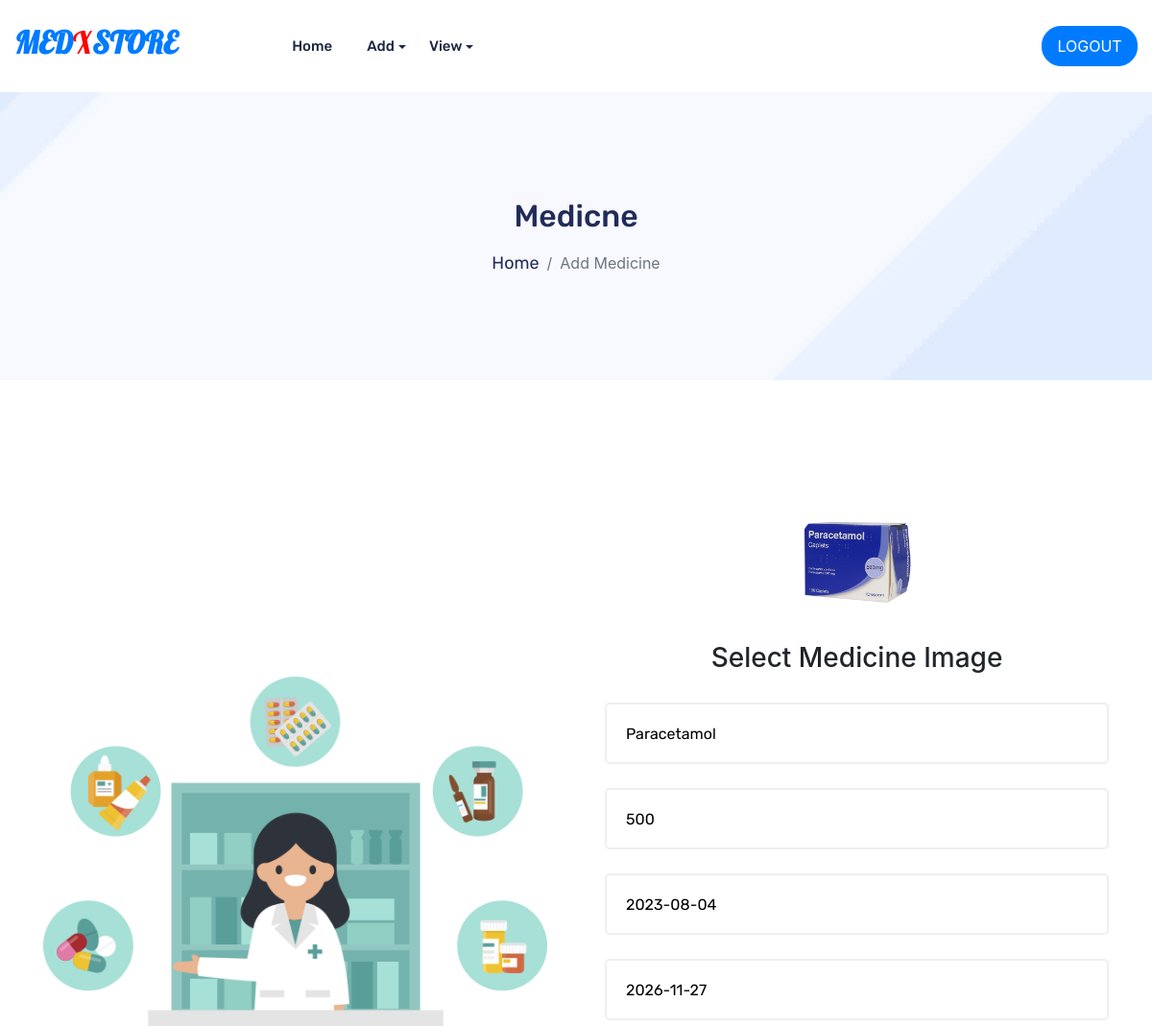
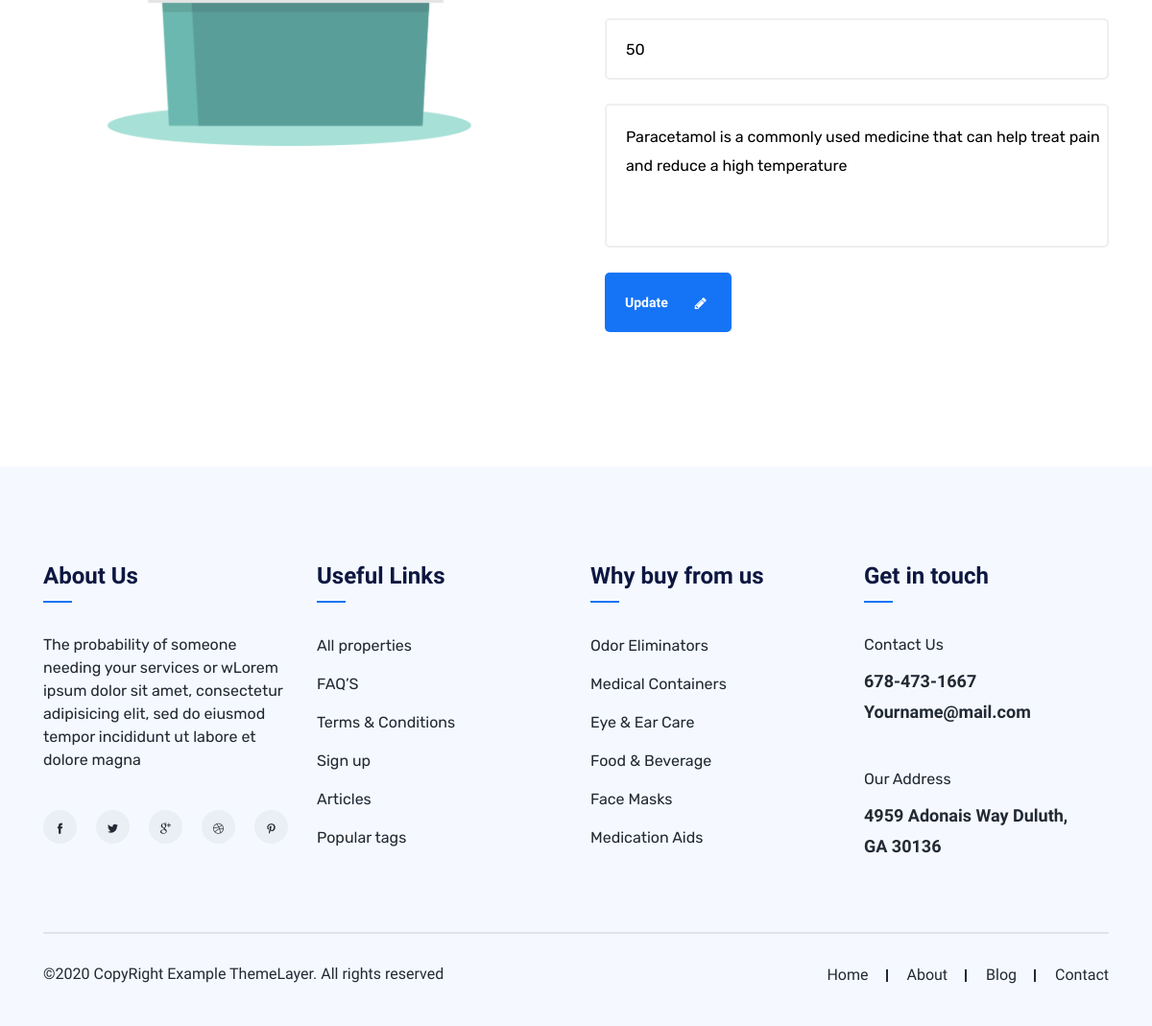
The page /SHOP/updateMedicine.php?id=1 (signed in) on the database its author committed (2 pictures, top to bottom).
### tables this page shows
CREATE TABLE `medicine` (
  `med_id` int(11) NOT NULL AUTO_INCREMENT,
  `name` varchar(100) NOT NULL,
  `dose` varchar(100) NOT NULL,
  `mfgdate` varchar(100) NOT NULL,
  `expdate` varchar(100) NOT NULL,
  `rate` varchar(100) NOT NULL,
  `stock` varchar(100) NOT NULL,
  `desc` varchar(300) NOT NULL,
  `shopid` varchar(100) NOT NULL,
  `image` varchar(100) NOT NULL,
  PRIMARY KEY (`med_id`)
);

### SHOP/updateMedicine.php (the view, shortened to what this page needs)
<?php
include 'shopHeader.php';
include '../DBConnection/dbconnection.php';
?>
<div class="slider">
    <div class="container">
        <div class="row">
            <div class="col-md-12">
                <div class="slider-title ">
                    <h2 class="title">Medicne</h2>
                </div>
                <nav aria-label="breadcrumb">
                    <ol class="breadcrumb slider-breadcrumb">
                        <li class="breadcrumb-item"><a href="shopHome.php">Home</a></li>
                        <li class="breadcrumb-item active" aria-current="page">Add Medicine</li>
                    </ol>
                </nav>
            </div>
        </div>
    </div>
</div>
<?php
$med_id = $_GET['id'];
$query = "SELECT * FROM `medicine` WHERE `med_id`='$med_id'";
$result = $conn->query($query);
if ($result->num_rows > 0) {
    $data = $result->fetch_assoc();
?>
    <div class="contact-form-area">
        <div class="container">
            <div class="row align-items-center">
                <div class="col-lg-6 col-md-12">
                    <div class="contact-form-image">
                        <img src="../assets/images/contact-big1.png" alt="img">
                    </div>
                </div>
                <div class="col-lg-6 col-md-12">
                    <div class="contact-form">
                        <form class="form-details" method="post" enctype="multipart/form-data">
                            <div class="image-upload text-center" style="margin-bottom: 30px">
                                <label for="file-input">
                                    <img id="img" src="../assets/image/<?php echo $data['image'] ?>" alt="Upload Image" style="margin: auto" />
                                </label>
                                <h3>Select Medicine Image</h3>
                            </div>
                            <input type="text" placeholder="Name" class="form-control-text" value="<?php echo $data['name'] ?>" required pattern="[a-z A-Z]+" name="name" title="Medicine Name">
                            <input type="text" placeholder="Dose" class="form-control-text" pattern="[0-9]+" required value="<?php echo $data['dose'] ?>" name="dose" title="Dose">
                            <input type="text" class="form-control-text" required name="mfgdate" value="<?php echo $data['mfgdate'] ?>" placeholder="Manufactured Date" title="Manufactured Date">
                            <input type="text" class="form-control-text" required name="expdate" value="<?php echo $data['expdate'] ?>" placeholder="Expiry Date" title="Expiry date">
                            <input type="text" placeholder="Price" class="form-control-text" pattern="[0-9]+" required value="<?php echo $data['rate'] ?>" name="price" title="Price">
                            <textarea placeholder="Description" title="Description" class="form-control-textarea" name="desc" required><?php echo $data['desc'] ?></textarea>
                            <button type="submit" class="btn btn-Shop Message" name="updateMed">Update<i class="fa fa-pencil" aria-hidden="true"></i></button>
                        </form>
                    </div>
                </div>
            </div>
        </div>
    </div>
<?php
} else {
    echo "<script>alert('No Data')";
} ?>
<?php
include '../COMMON/commonFooter.php';
?>

### assets/css/style.css (style rules this page uses)
.btn-Shop { font-size: 14px; font-weight: 700; line-height: 30px; color: #fff; font-family: "Heebo", sans-serif; background-color: #1574f6; border-radius: 5px; padding: 8px 65px 8px 30px; position: relative; -webkit-transition: all .3s ease; transition: all .3s ease; }
.btn-Shop i { position: absolute; top: 17px; right: 30px; }
.slider { background: url("../images/slider.bg1.jpg"); padding: 110px 0; background-size: cover; background-repeat: no-repeat; background-position: center; }
.slider-title { font-size: 37px; line-height: 69px; color: #212c59; font-weight: 700; font-family: "Rubik", sans-serif; text-align: center; text-transform: capitalize; margin-bottom: 17px; }
.slider-breadcrumb { background-color: transparent; -webkit-box-pack: center; -ms-flex-pack: center; justify-content: center; -webkit-box-align: center; -ms-flex-align: center; align-items: center; margin: 0; padding: 0; }
.slider-breadcrumb a { font-size: 18px; line-height: 0; color: #212c59; font-weight: 400; font-family: "Rubik", sans-serif; }
.contact-form-area { padding: 115px 0 140px; }
.contact-form-image { margin-right: 15px; }
.contact-form-image img { max-width: 100%; width: 100%; }
.contact-form { margin-left: 15px; }
.contact-form .form-details .form-control-text { width: 100%; height: 64px; border-radius: 5px; margin-bottom: 25px; outline: none; border: 2px solid #efefef; padding-left: 20px; line-height: 30px; font-weight: 400; font-family: "Rubik"; font-size: 16px; }
.contact-form .form-details .form-control-textarea { width: 100%; min-height: 150px; border-radius: 5px; margin-bottom: 20px; outline: none; border: 2px solid #efefef; padding-left: 20px; line-height: 30px; font-weight: 400; font-family: "Rubik"; font-size: 16px; resize: none; padding-top: 18px; }
.contact-form .form-details .Message { padding: 15px 65px 15px 20px; position: relative; }
.contact-form .form-details .Message i { position: absolute; top: 24px; right: 25px; }

### SHOP/updateMedicine.php (style rules this page uses)
#img { cursor: pointer; height: 150px; width: 150px; padding: 10px; border-radius: 100px; }
article, aside, figure, footer, header, hgroup, menu, nav, section { display: block; }

### rows shown on the page
medicine: image (picture), name "Paracetamol", dose "500", mfgdate "2023-08-04", expdate "2026-11-27", price "50", desc "Paracetamol is a commonly used medicine that can help treat pain and reduce a high temperature"
